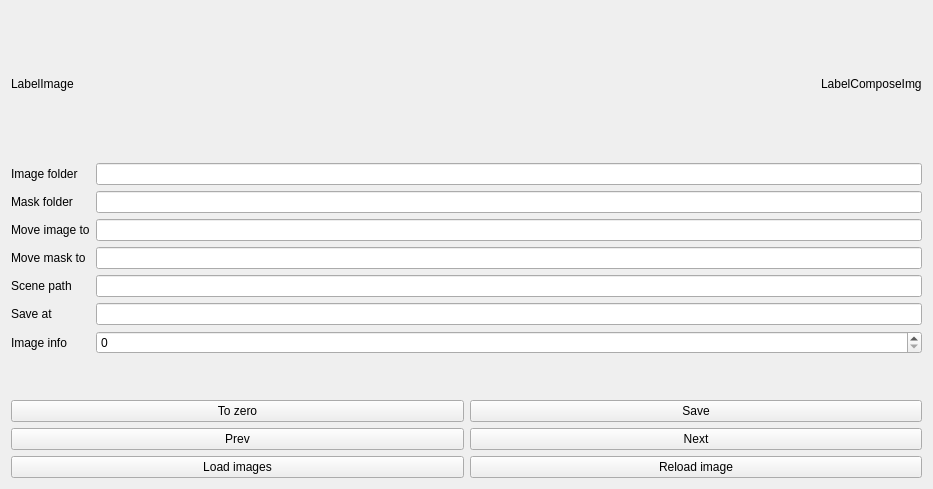
<?xml version="1.0" encoding="UTF-8"?>
<ui version="4.0">
 <class>mask_adjustment_widget</class>
 <widget class="QWidget" name="mask_adjustment_widget">
  <property name="geometry">
   <rect>
    <x>0</x>
    <y>0</y>
    <width>933</width>
    <height>489</height>
   </rect>
  </property>
  <property name="windowTitle">
   <string>Form</string>
  </property>
  <layout class="QVBoxLayout" name="verticalLayout">
   <item>
    <layout class="QHBoxLayout" name="horizontalLayout">
     <item>
      <widget class="QLabel" name="labelImg">
       <property name="sizePolicy">
        <sizepolicy hsizetype="Maximum" vsizetype="Preferred">
         <horstretch>0</horstretch>
         <verstretch>0</verstretch>
        </sizepolicy>
       </property>
       <property name="text">
        <string>LabelImage</string>
       </property>
      </widget>
     </item>
     <item>
      <widget class="roi_configure" name="widgetMask" native="true">
       <property name="sizePolicy">
        <sizepolicy hsizetype="Expanding" vsizetype="Expanding">
         <horstretch>0</horstretch>
         <verstretch>0</verstretch>
        </sizepolicy>
       </property>
      </widget>
     </item>
     <item>
      <widget class="QLabel" name="labelComposeImg">
       <property name="sizePolicy">
        <sizepolicy hsizetype="Maximum" vsizetype="Preferred">
         <horstretch>0</horstretch>
         <verstretch>0</verstretch>
        </sizepolicy>
       </property>
       <property name="text">
        <string>LabelComposeImg</string>
       </property>
      </widget>
     </item>
    </layout>
   </item>
   <item>
    <layout class="QGridLayout" name="gridLayout">
     <item row="5" column="0">
      <widget class="QLabel" name="label_3">
       <property name="text">
        <string>Save at</string>
       </property>
      </widget>
     </item>
     <item row="2" column="0">
      <widget class="QLabel" name="label_5">
       <property name="text">
        <string>Move image to</string>
       </property>
      </widget>
     </item>
     <item row="1" column="1">
      <widget class="QLineEdit" name="lineEditMaskFolder"/>
     </item>
     <item row="2" column="1">
      <widget class="QLineEdit" name="lineEditMoveImageTo"/>
     </item>
     <item row="5" column="1">
      <widget class="QLineEdit" name="lineEditSaveAt"/>
     </item>
     <item row="4" column="1">
      <widget class="QLineEdit" name="lineEditScenePath"/>
     </item>
     <item row="0" column="0">
      <widget class="QLabel" name="label">
       <property name="text">
        <string>Image folder</string>
       </property>
      </widget>
     </item>
     <item row="7" column="1">
      <widget class="QSpinBox" name="spinBoxToImage"/>
     </item>
     <item row="0" column="1">
      <widget class="QLineEdit" name="lineEditImageFolder"/>
     </item>
     <item row="1" column="0">
      <widget class="QLabel" name="label_2">
       <property name="text">
        <string>Mask folder</string>
       </property>
      </widget>
     </item>
     <item row="4" column="0">
      <widget class="QLabel" name="label_4">
       <property name="text">
        <string>Scene path</string>
       </property>
      </widget>
     </item>
     <item row="7" column="0">
      <widget class="QLabel" name="labelImageInfo">
       <property name="text">
        <string>Image info</string>
       </property>
      </widget>
     </item>
     <item row="3" column="0">
      <widget class="QLabel" name="label_6">
       <property name="text">
        <string>Move mask to</string>
       </property>
      </widget>
     </item>
     <item row="3" column="1">
      <widget class="QLineEdit" name="lineEditMoveMaskTo"/>
     </item>
    </layout>
   </item>
   <item>
    <widget class="QLabel" name="labelImageName">
     <property name="text">
      <string/>
     </property>
    </widget>
   </item>
   <item>
    <widget class="QLabel" name="labelComposeImgName">
     <property name="text">
      <string/>
     </property>
    </widget>
   </item>
   <item>
    <layout class="QGridLayout" name="gridLayout_2">
     <item row="2" column="0">
      <widget class="QPushButton" name="pushButtonPrev">
       <property name="text">
        <string>Prev</string>
       </property>
      </widget>
     </item>
     <item row="1" column="0">
      <widget class="QPushButton" name="pushButtonToZero">
       <property name="text">
        <string>To zero</string>
       </property>
      </widget>
     </item>
     <item row="3" column="0">
      <widget class="QPushButton" name="pushButtonLoadImages">
       <property name="text">
        <string>Load images</string>
       </property>
      </widget>
     </item>
     <item row="2" column="1">
      <widget class="QPushButton" name="pushButtonNext">
       <property name="text">
        <string>Next</string>
       </property>
      </widget>
     </item>
     <item row="1" column="1">
      <widget class="QPushButton" name="pushButtonSave">
       <property name="text">
        <string>Save</string>
       </property>
      </widget>
     </item>
     <item row="3" column="1">
      <widget class="QPushButton" name="pushButtonReloadImg">
       <property name="text">
        <string>Reload image</string>
       </property>
      </widget>
     </item>
    </layout>
   </item>
  </layout>
 </widget>
 <customwidgets>
  <customwidget>
   <class>roi_configure</class>
   <extends>QWidget</extends>
   <header location="global">roi_configure.hpp</header>
   <container>1</container>
  </customwidget>
 </customwidgets>
 <resources/>
 <connections/>
</ui>
